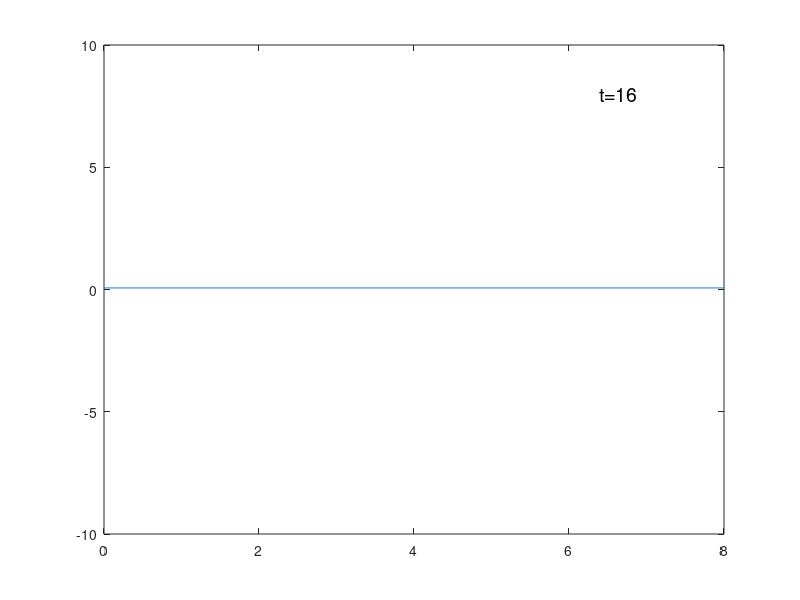

MATLAB code to generate this figure:
clear;

%PHI
function res = myphi(x)
    for k=1:length(x)
        if x(k)>=1/2&&x(k)<=7/2
            res(k)=(2*x(k)-1)*(2*x(k)-7)*cos(pi*x(k));
        else res(k)=0;
       end
    end
end


%Summation terms
N=40;
xx=0:0.01:8;
yy=myphi(xx);
A0=1/8*trapz(xx,yy);

for k=1:N
    xx=0:0.01:8;
    yy=myphi(xx).*cos(k*pi*xx/8);
    Ak(k)=1/4*trapz(xx,yy);
end


%Summing and animation

t=0:0.2:16;
x=0:0.01:8;

for m=1:length(t)
    u=0;
    u=u+A0;
    for k=1:N
        u=u+Ak(k)*sin(k*pi*t(m)/8)*cos(k*pi*x/8);
    end
    str= ["t=" num2str(t(m))];
    plot(x,u)
    ###plot(x,u,'DisplayName',str)
    axis([0,8,-10,10]);
    ###lgd=legend;
    ###legend boxoff
    ###set(lgd,'FontSize',16);
    ###dim=[0.75 0.75 0.2 0.1];
    ####annotation('textbox',dim,'String',str,'FitBoxToText','off');
    text(0.8*8,0.8*10,str,'FontSize',14);
    pause(0.005);
end